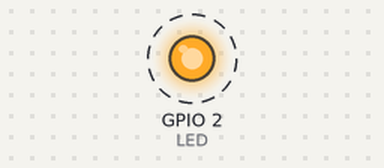
Bench run of a program on a simulated Raspberry Pi (BCM pin numbers). On the bench: output pins drawn as LEDs (lit = HIGH). Dashed ring = blinking.

Above: at 0.2 s.
Timing chart, 0 to 3.0 s (numbered marks = the images above):
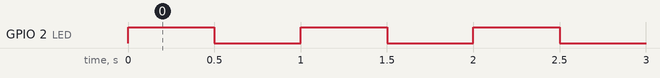

The program:

lchika.py
```python
#!/usr/bin/env python
# -*- coding: utf-8 -*-

import RPi.GPIO as GPIO
from time import sleep

def led_on_off():
    LED = 2 #GPIO Number
    GPIO.setmode(GPIO.BCM)
    GPIO.setup(LED, GPIO.OUT)

    #Main loop
    try:
        while True:
            GPIO.output(LED, GPIO.HIGH)
            sleep(0.5)
            GPIO.output(LED, GPIO.LOW)
            sleep(0.5)

    #When Ctl +C pushed
    except KeyboardInterrupt :
        pass  #Noting to do

    #clean up GPIO
    GPIO.cleanup()

if __name__ == '__main__':
    led_on_off()
```

Measured:
- by itself, GPIO 2 (LED): alternates HIGH for 0.50 s and LOW for 0.50 s
